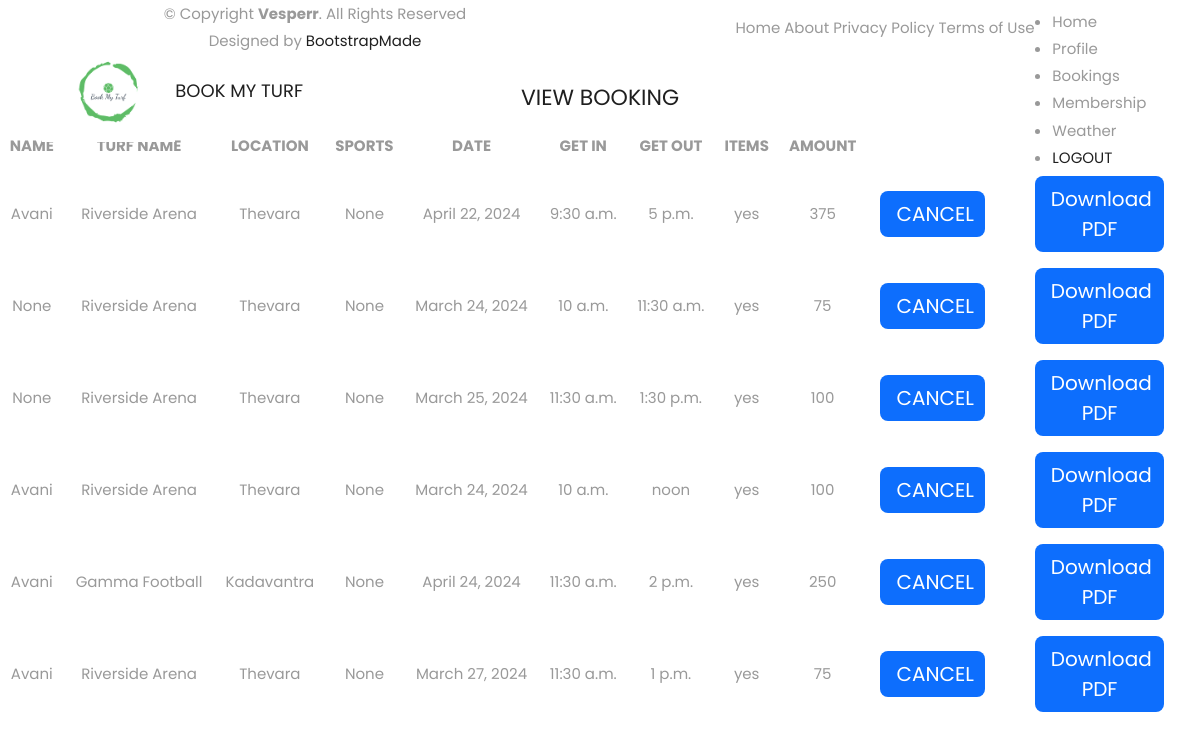
Page /viewbooking/ (signed in) on the committed database.
### turf_app/models.py (models this page shows)
class bookingtbl(models.Model):
    user_id = models.ForeignKey(usertbl,on_delete=models.CASCADE,null=True)
    fname = models.CharField(max_length=20, null=True)
    tname = models.CharField(max_length=20,null=True)
    loc = models.CharField(max_length=15, null=True)
    timing = models.CharField(max_length=6, null=True)
    sports = models.CharField(max_length=6, null=True)
    bookdate = models.DateField(null=True)
    getin = models.TimeField(null=True)
    getout = models.TimeField(null=True)
    items = models.CharField(max_length=7, null=True)
    totalamt = models.IntegerField(null=True)

### turf_app/views.py (the view)
# urls.py: path("viewbooking/", views.viewbooking),
def viewbooking(request):
    v = bookingtbl.objects.filter(user_id=request.session['i'])
    return render(request, "viewbooking.html", {"v": v})

### templates/viewbooking.html (shortened to what this page needs)
<!DOCTYPE html>
<html lang="en">
<head>
    <link href="https://cdn.datatables.net/2.0.2/css/dataTables.dataTables.min.css" rel="stylesheet">
</head>
<body>
{% include 'topnavuser.html' %}
 <div class="body-wrapper">
<h2>VIEW BOOKING</h2>
<table style="width:100%" id="booking">
    <tr>
        <th>NAME</th>
        <th>TURF NAME</th>
        <th>LOCATION</th>
        <th>SPORTS</th>
        <th>DATE</th>
        <th>GET IN</th>
        <th>GET OUT</th>
        <th>ITEMS</th>
        <th>AMOUNT</th>
    </tr>
    {%for i in v%}
    <tr>
        <td>{{i.fname}}</td>
        <td>{{i.tname}}</td>
        <td>{{i.loc}}</td>
        <td>{{i.sports}}</td>
        <td>{{i.bookdate}}</td>
        <td>{{i.getin}}</td>
        <td>{{i.getout}}</td>
        <td>{{i.items}}</td>
        <td>{{i.totalamt}}</td>
        <td> <a href="/" class="btn btn-primary btn-lg btn-block" style="width:90%;">CANCEL</a></td>
        <td> <a href="/generate_pdf" class="btn btn-primary btn-lg btn-block" style="width:70%;">Download PDF</a></td>
    </tr>
    {%endfor%}
</table>
 </div>
</body>
</html>

### static/css/style.css (style rules this page uses)
* { box-sizing: border-box; margin: 0; padding: 0; }
body { color: #999; font-size: 15px; font-family: 'Poppins', sans-serif; line-height: 1.80857; }
a { color: #f3e7e7; text-decoration: none !important; outline: none !important; -webkit-transition: all .3s ease-in-out; -moz-transition: all .3s ease-in-out; -ms-transition: all .3s ease-in-out; -o-transition: all .3s ease-in-out; transition: all .3s ease-in-out; }
h1, h2, h3, h4, h5, h6 { letter-spacing: 0; font-weight: normal; position: relative; padding: 0 0 10px 0; font-weight: normal; line-height: normal; color: #1f1f1f; margin: 0 }
h2 { font-size: 22px }
a { color: #1f1f1f; text-decoration: none; outline: none; }
a, .btn { text-decoration: none !important; outline: none !important; -webkit-transition: all .3s ease-in-out; -moz-transition: all .3s ease-in-out; -ms-transition: all .3s ease-in-out; -o-transition: all .3s ease-in-out; transition: all .3s ease-in-out; }
.btn { border: 0 !important; }

### templates/viewbooking.html (style rules this page uses)
body { margin: 0; font-family: Arial, Helvetica, sans-serif; }
table { border-collapse: collapse; width: 100% }
tr,td,th { border: 1px solid #dddddd; text-align: center; padding: 8px; }
h2 { text-align: center; }

### rows in the picture
bookingtbl: fname "Avani", tname "Riverside Arena", loc "Thevara", sports "None", bookdate "April 22, 2024", getin "9:30 a.m.", getout "5 p.m.", items "yes", totalamt "375"
bookingtbl: fname "None", tname "Riverside Arena", loc "Thevara", sports "None", bookdate "March 24, 2024", getin "10 a.m.", getout "11:30 a.m.", items "yes", totalamt "75"
bookingtbl: fname "None", tname "Riverside Arena", loc "Thevara", sports "None", bookdate "March 25, 2024", getin "11:30 a.m.", getout "1:30 p.m.", items "yes", totalamt "100"
bookingtbl: fname "Avani", tname "Riverside Arena", loc "Thevara", sports "None", bookdate "March 24, 2024", getin "10 a.m.", getout "noon", items "yes", totalamt "100"
bookingtbl: fname "Avani", tname "Gamma Football", loc "Kadavantra", sports "None", bookdate "April 24, 2024", getin "11:30 a.m.", getout "2 p.m.", items "yes", totalamt "250"
bookingtbl: fname "Avani", tname "Riverside Arena", loc "Thevara", sports "None", bookdate "March 27, 2024", getin "11:30 a.m.", getout "1 p.m.", items "yes", totalamt "75"
